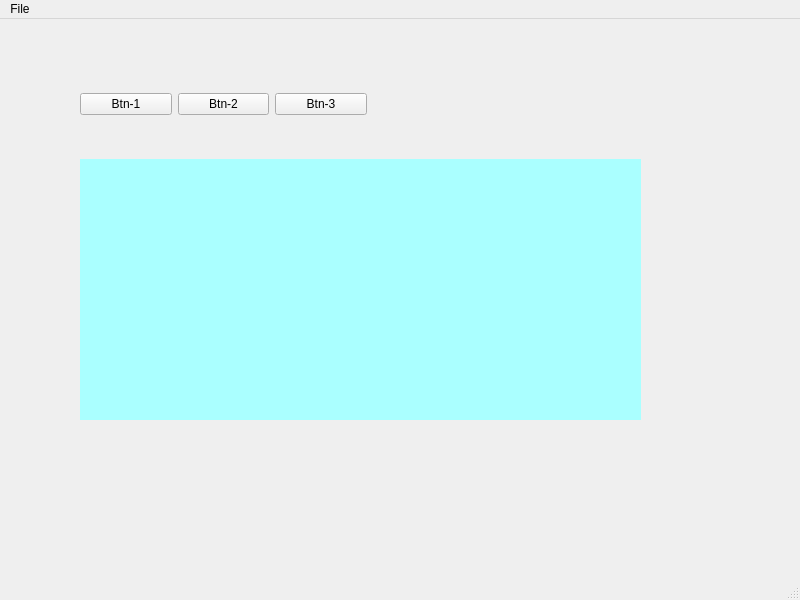
<?xml version="1.0" encoding="UTF-8"?>
<ui version="4.0">
 <class>MainWindow</class>
 <widget class="QMainWindow" name="MainWindow">
  <property name="geometry">
   <rect>
    <x>0</x>
    <y>0</y>
    <width>800</width>
    <height>600</height>
   </rect>
  </property>
  <property name="windowTitle">
   <string>MainWindow</string>
  </property>
  <widget class="QWidget" name="centralwidget">
   <widget class="QWidget" name="widget" native="true">
    <property name="geometry">
     <rect>
      <x>80</x>
      <y>140</y>
      <width>561</width>
      <height>261</height>
     </rect>
    </property>
    <property name="palette">
     <palette>
      <active>
       <colorrole role="Base">
        <brush brushstyle="SolidPattern">
         <color alpha="255">
          <red>249</red>
          <green>250</green>
          <blue>249</blue>
         </color>
        </brush>
       </colorrole>
       <colorrole role="Window">
        <brush brushstyle="SolidPattern">
         <color alpha="255">
          <red>170</red>
          <green>255</green>
          <blue>255</blue>
         </color>
        </brush>
       </colorrole>
      </active>
      <inactive>
       <colorrole role="Base">
        <brush brushstyle="SolidPattern">
         <color alpha="255">
          <red>249</red>
          <green>250</green>
          <blue>249</blue>
         </color>
        </brush>
       </colorrole>
       <colorrole role="Window">
        <brush brushstyle="SolidPattern">
         <color alpha="255">
          <red>170</red>
          <green>255</green>
          <blue>255</blue>
         </color>
        </brush>
       </colorrole>
      </inactive>
      <disabled>
       <colorrole role="Base">
        <brush brushstyle="SolidPattern">
         <color alpha="255">
          <red>170</red>
          <green>255</green>
          <blue>255</blue>
         </color>
        </brush>
       </colorrole>
       <colorrole role="Window">
        <brush brushstyle="SolidPattern">
         <color alpha="255">
          <red>170</red>
          <green>255</green>
          <blue>255</blue>
         </color>
        </brush>
       </colorrole>
      </disabled>
     </palette>
    </property>
    <property name="autoFillBackground">
     <bool>true</bool>
    </property>
   </widget>
   <widget class="QWidget" name="">
    <property name="geometry">
     <rect>
      <x>80</x>
      <y>70</y>
      <width>287</width>
      <height>31</height>
     </rect>
    </property>
    <layout class="QHBoxLayout" name="horizontalLayout">
     <item>
      <widget class="QPushButton" name="pushButton">
       <property name="text">
        <string>Btn-1</string>
       </property>
      </widget>
     </item>
     <item>
      <widget class="QPushButton" name="pushButton_2">
       <property name="text">
        <string>Btn-2</string>
       </property>
      </widget>
     </item>
     <item>
      <widget class="QPushButton" name="pushButton_3">
       <property name="text">
        <string>Btn-3</string>
       </property>
      </widget>
     </item>
    </layout>
   </widget>
  </widget>
  <widget class="QMenuBar" name="menubar">
   <property name="geometry">
    <rect>
     <x>0</x>
     <y>0</y>
     <width>800</width>
     <height>23</height>
    </rect>
   </property>
   <widget class="QMenu" name="menuFi_w">
    <property name="title">
     <string>File</string>
    </property>
    <addaction name="actionNew"/>
    <addaction name="actionRename"/>
    <addaction name="actionSave"/>
    <addaction name="separator"/>
    <addaction name="actionClose"/>
   </widget>
   <addaction name="menuFi_w"/>
  </widget>
  <widget class="QStatusBar" name="statusbar"/>
  <action name="actionNew">
   <property name="text">
    <string>New</string>
   </property>
  </action>
  <action name="actionRename">
   <property name="text">
    <string>Rename</string>
   </property>
  </action>
  <action name="actionSave">
   <property name="text">
    <string>Save</string>
   </property>
  </action>
  <action name="actionClose">
   <property name="text">
    <string>Close</string>
   </property>
  </action>
 </widget>
 <resources/>
 <connections/>
</ui>
